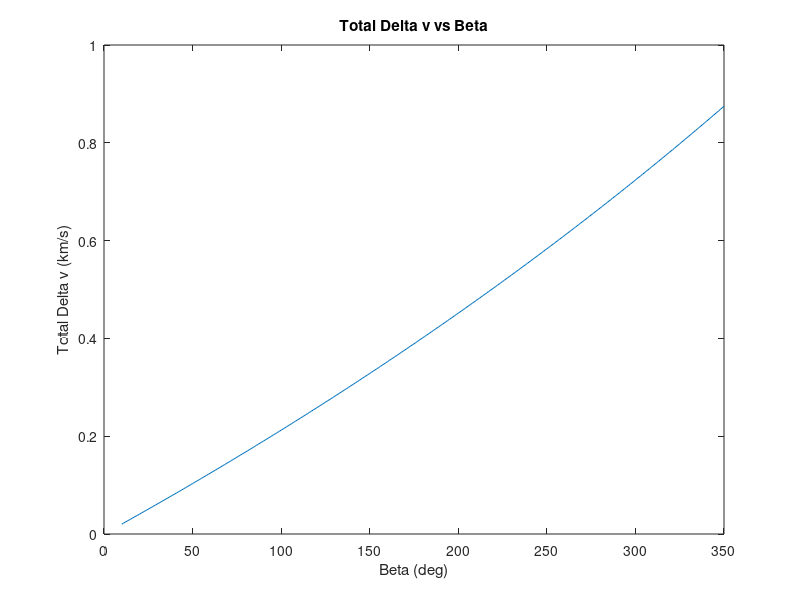
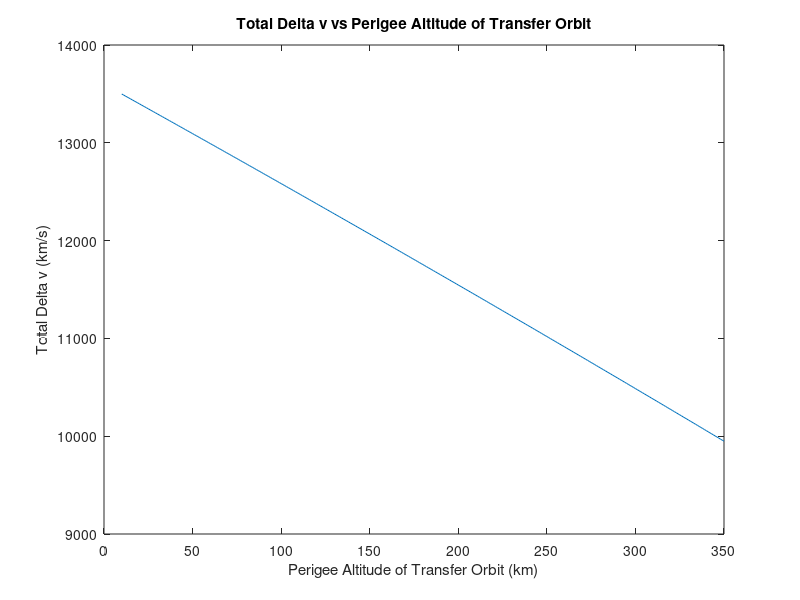

The MATLAB source for these figures, in order: (Note: this script raises an error after producing the figures.)
%% Problem 1-a

rVector = [-10063.829, -473.07, 12487.599];
vVector = [-.359, -4.950, .475];
mu = 398600;
r = sqrt(rVector(1)^2 + rVector(2)^2 + rVector(3)^2);
v = sqrt(vVector(1)^2 + vVector(2)^2 + vVector(3)^2);

a = mu / ((2*mu/r)-v^2);

hVector = cross(rVector,vVector);
eVector = (1/mu) .* (cross(vVector,hVector) - (mu/r) .* rVector);

e = sqrt(eVector(1)^2 + eVector(2)^2 + eVector(3)^2);

h = sqrt(hVector(1)^2 + hVector(2)^2 + hVector(3)^2);
hCheck = sqrt(mu*a*(1-e^2));

i = acos(hVector(3)/h) * 180/pi;

bigOmega = acos(-hVector(2)/(h*sin(i*pi/180))) * 180/pi
bigOmegaCheck = asin(hVector(1)/(h*sin(i*pi/180))) * 180/pi

littleOmega = asin(eVector(3)/sin(i*pi/180)) * 180/pi;

phi = acos(dot(transpose(eVector),rVector)/(e*r)) * 180/pi;
%% check to see if phi is within the upper or lower half of the orbit
phiCheck = dot(transpose(rVector),vVector);

%% Problem 1-b

h = 80000;
i = 51.2 * pi/180;
bigOmega = 250 * pi/180;
e = .00083;
littleOmega = 240 * pi/180;
theta = 15 * pi/180;

p = a * (1-e^2);
r = p / (1 + e*cos(theta));
ehat = [cos(bigOmega)*cos(littleOmega) - sin(bigOmega)*sin(littleOmega)*cos(i);
           sin(bigOmega)*cos(littleOmega) + cos(bigOmega)*sin(littleOmega)*cos(i);
           sin(littleOmega)*sin(i)];
qhat = [-cos(bigOmega)*sin(littleOmega) - sin(bigOmega)*cos(littleOmega)*cos(i);
           -sin(bigOmega)*sin(littleOmega) + cos(bigOmega)*cos(littleOmega)*cos(i);
           cos(littleOmega)*sin(i)];
hhat = [sin(bigOmega)*sin(i);
           -cos(bigOmega)*sin(i);
           cos(i)];

rVector = r*cos(theta).*ehat + r*sin(theta).*qhat;

r = sqrt(rVector(1)^2 + rVector(2)^2 + rVector(3)^2);
thetaDot = sqrt(mu*p)/(r^2);
rDot = (r^2) * e * sin(theta) * thetaDot / p;

vVector = (rDot*cos(theta) - r*thetaDot*sin(theta)) .* ehat + (rDot*sin(theta) + r*thetaDot*cos(theta)) .* qhat;

%% Problem 2

R = 13600;
k = 5;
beta = 10:1:350;

T0 = sqrt((R^3)/mu) * 2 * pi;
n0 = 2 * pi / T0;
T1 = T0 - beta .* (pi/180) ./ (k * n0);
a = nthroot(mu .* (T1 ./ (2*pi)).^2,3);
deltah = 2 .* (R - a);
deltav = 2 .* sqrt(mu/R) .* (1 - sqrt(2 .* (R - deltah) ./ (2*R - deltah)));
perigee = 2 .* a - R;

figure
plot(beta,deltav)
title('Total Delta v vs Beta')
xlabel('Beta (deg)')
ylabel('Total Delta v (km/s)')

figure
plot(beta,perigee)
title('Total Delta v vs Perigee Altitude of Transfer Orbit')
xlabel('Perigee Altitude of Transfer Orbit (km)')
ylabel('Total Delta v (km/s)')

%% Problem 3-a

T = 6000;
i = 98.43 * pi/180; % radians
bigOmega = 105 * pi/180; % radians
l = 28.5 * pi/180; % radians

azimuth = asin(cos(i)/cos(l)) * 180/pi; % degrees

rb = 6678;
mu = 398600;
a = nthroot(mu*(T/(2*pi))^2,3)
rc = a;
vb1 = sqrt(mu/rb)
h2 = sqrt(2*mu*rb*rc/(rb+rc))
vb2 = h2/rb
vc2 = h2/rc
dvb = vb2 - vb1
vc3 = sqrt(mu/rc)
dvc = sqrt(vc2^2 + vc3^2 - 2*vc2*vc3*cos(i))
dvtotal = dvb + dvc

%% Problem 3-b

i = 28 * pi/180;

%% Problem 4

altitudeInitial = 300;
mu = 398600.4415;
radiusEarth = 6378.135;
altitudeFinal = 3000;

ra = altitudeInitial + radiusEarth;
rc = altitudeFinal + radiusEarth;

syms rb
deltava = sqrt(2*mu*rb/(ra*(ra+rb))) - sqrt(mu/ra);
deltavb = sqrt(2*mu*rc/(rb*(rb+rc))) - sqrt(2*mu*ra/(rb*(ra+rb)));
deltavc = sqrt(mu/rc) - sqrt(2*mu*rb/(rc*(rb+rc)));
deltavTotal = deltava + deltavb + deltavc;
deltavTotalDerivative = diff(deltavTotal,rb);
rbnumerical = vpasolve(deltavTotalDerivative == 0,rb);

%{ 
I know the slides used fzero instead of vpasolve, but this is
essentially the same method made easier since. Now I can have MATLAB
symbolically differentiate deltavTotal with respect to rb and then
solve for rb
%}

deltavaNumerical = sqrt(2*mu*rbnumerical/(ra*(ra+rbnumerical))) - sqrt(mu/ra);
deltavbNumerical = sqrt(2*mu*rc/(rbnumerical*(rbnumerical+rc))) - sqrt(2*mu*ra/(rbnumerical*(ra+rbnumerical)));
deltavcNumerical = sqrt(mu/rc) - sqrt(2*mu*rbnumerical/(rc*(rbnumerical+rc)));
deltavTotalNumerical = deltavaNumerical + deltavbNumerical + deltavcNumerical;

%% Problem 5-a

RS = 1.433*10^9;
RM = 227.9*10^6;
muSun = 1.327*10^11;
atr = (RS + RM) / 2;
ttr = pi*sqrt((atr^3)/muSun);
TM = 1.881*365.256*23.9345*60*60;
nM = 2*pi/TM;
departureAngle = nM * ttr - pi;
departureAngle = rem(departureAngle,(2*pi));


%% Problem 5-b

muSaturn = 3.7931187*10^7;
muMars = 4.282837*10^4;
vinf1 = sqrt((muSun/RS)*(1 - sqrt(2*RM/(RS+RM))));
vinf2 = sqrt((muSun/RM)*(sqrt(2*RS/(RS+RM)) - 1));
rSaturn = 2*muSaturn / (vinf2^2);
rMars = 2*muMars / (vinf1^2);
dvsd = sqrt(vinf1^2+2*muSaturn/rSaturn) - sqrt(muSaturn/rSaturn);
dvmc = vinf1 / sqrt(2);
dvmd = sqrt(vinf2^2+2*muMars/rMars) - sqrt(muMars/rMars);
dvsc = vinf2 / sqrt(2);
deltavTotal = dvsd + dvmc + dvmd + dvsc;

%% Problem 5-c

TS = 29.46*365.256*23.9345*60*60;
nS = 2*pi/TS;
arrivalAngle = pi - nS*ttr;
twait = (-2*arrivalAngle + 2*pi*1)/(nM-nS);
twait = twait / (365.256*23.9345*60*60);